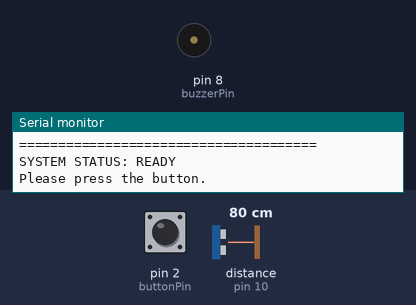
The sketch below on a simulated Arduino Uno, built with avr-gcc and run on an emulated ATmega328P. On the bench: buzzer (waves = sounding), the last lines printed to the serial monitor. The test bench sets the inputs (shaded band); at power-on: pin 2 (buttonPin) HIGH, distance to the obstacle (sensor on pin 10) 80 cm. The echo pulse lasts 58.3 µs per cm.

Above: at 1.3 s.
1.4 s: pin 2 (buttonPin) pulled LOW for 0.15 s
At 6.9 s:
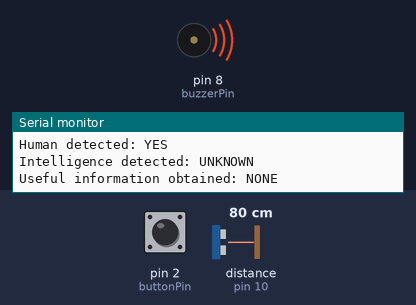
Timing chart, 0 to 8.8 s (numbered marks = the images above; inputs shaded):
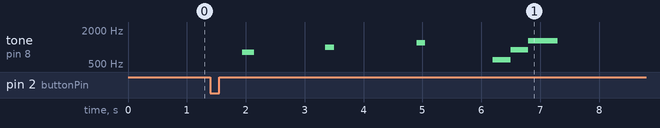

The sketch:

kashi.ino
```cpp
const int buttonPin = 2;
const int buzzerPin = 8;

const int trigPin = 9;
const int echoPin = 10;

void setup() {

  pinMode(buttonPin, INPUT_PULLUP);
  pinMode(buzzerPin, OUTPUT);

  pinMode(trigPin, OUTPUT);
  pinMode(echoPin, INPUT);

  Serial.begin(9600);

  Serial.println();
  Serial.println("======================================");
  Serial.println("        USELESS BUTTON 3000");
  Serial.println("======================================");
  Serial.println("SYSTEM STATUS: READY");
  Serial.println("Please press the button.");
  Serial.println();
}

float getDistance() {

  digitalWrite(trigPin, LOW);
  delayMicroseconds(2);

  digitalWrite(trigPin, HIGH);
  delayMicroseconds(10);

  digitalWrite(trigPin, LOW);

  long duration = pulseIn(echoPin, HIGH, 30000);

  if (duration == 0) {
    return -1;
  }

  float distance = duration * 0.0343 / 2;

  return distance;
}

void loop() {

  if (digitalRead(buttonPin) == LOW) {

    Serial.println();
    Serial.println("======================================");
    Serial.println("       BUTTON ACTIVATED");
    Serial.println("======================================");

    delay(500);

    Serial.println("> Initializing useless analysis...");
    tone(buzzerPin, 800);
    delay(200);
    noTone(buzzerPin);

    delay(500);

    Serial.println("> Detecting human...");

    float distance = getDistance();

    if (distance > 0) {

      Serial.print("> Human distance: ");
      Serial.print(distance);
      Serial.println(" cm");

    } else {

      Serial.println("> Distance measurement failed.");
      Serial.println("> This is completely acceptable.");

    }

    delay(700);

    Serial.println("> Performing advanced calculations...");

    tone(buzzerPin, 1000);
    delay(150);
    noTone(buzzerPin);

    delay(400);

    Serial.println("[████░░░░░░░░░░░░░░] 25%");
    delay(500);

    Serial.println("[████████░░░░░░░░░░] 50%");
    delay(500);

    tone(buzzerPin, 1200);
    delay(150);
    noTone(buzzerPin);

    Serial.println("[████████████░░░░░░] 75%");
    delay(500);

    Serial.println("[████████████████████] 100%");
    delay(500);

    Serial.println();
    Serial.println("======================================");
    Serial.println("          ANALYSIS COMPLETE");
    Serial.println("======================================");

    Serial.println("Human detected: YES");
    Serial.println("Intelligence detected: UNKNOWN");
    Serial.println("Useful information obtained: NONE");
    Serial.println();

    tone(buzzerPin, 600);
    delay(300);

    tone(buzzerPin, 900);
    delay(300);

    tone(buzzerPin, 1300);
    delay(500);

    noTone(buzzerPin);

    Serial.println("**************************************");
    Serial.println("             FINAL RESULT");
    Serial.println("**************************************");
    Serial.println();
    Serial.println("          USEFULNESS: 0%");
    Serial.println();
    Serial.println("       NOTHING HAPPENED.");
    Serial.println();
    Serial.println("**************************************");
    Serial.println("Thank you for wasting your time.");
    Serial.println("**************************************");

    delay(3000);

    Serial.println();
    Serial.println("SYSTEM READY.");
    Serial.println("Please press the button again.");

    delay(1000);
  }
}
```

Measured:
- after the input at 1.4 s, tone on pin 8 (buzzerPin): plays 800 Hz for 0.20 s, 1000 Hz for 0.15 s, 1200 Hz for 0.15 s, 600 Hz for 0.30 s, 900 Hz for 0.30 s, 1300 Hz for 0.50 s, starting after 0.54 s
